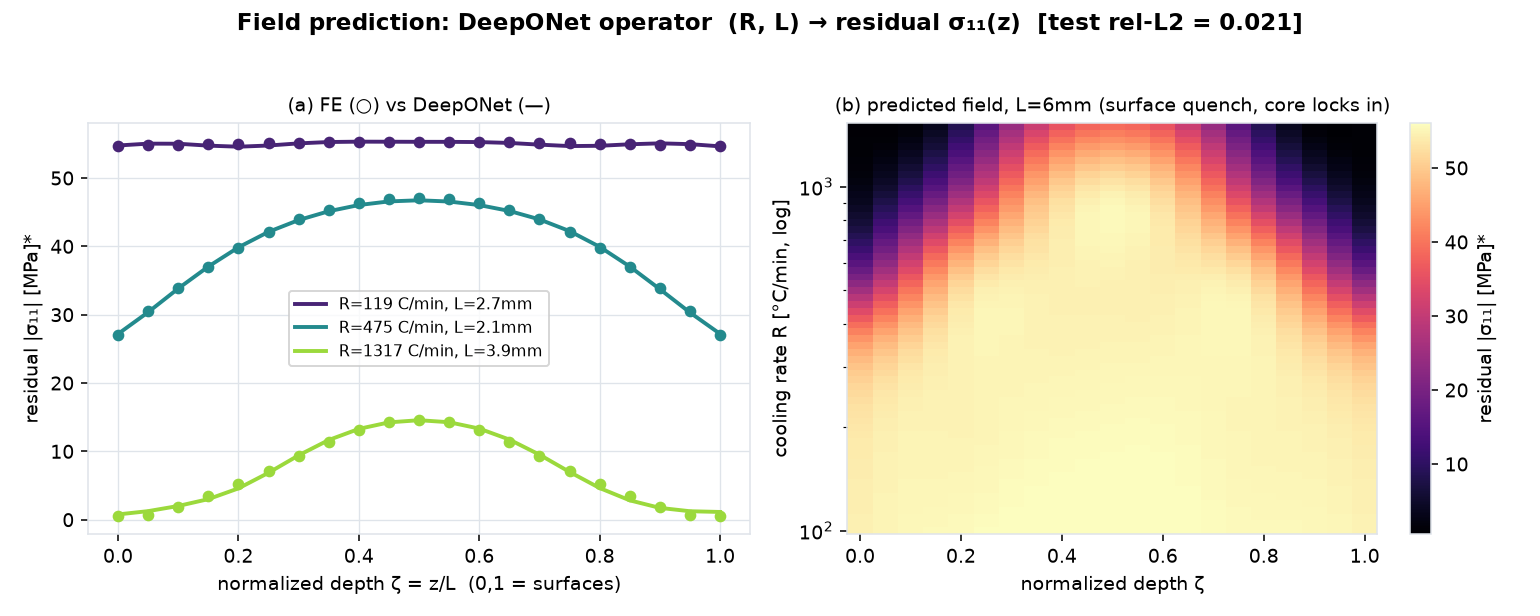

Write the Python code that produced this figure.
"""cfrtp_deeponet_field.py -- B (field prediction): a DeepONet operator surrogate
that maps PROCESS -> through-thickness residual-stress FIELD sigma(z).

Physics-first, ML-subordinate (and on-brand for this branch, "deeponet-physics-
informed"). The accuracy AUTHORITY is the FE-verified 0D crystallization + VE law
(design/cfrtp_inverse_design.process), applied per depth with a conduction-lag
cooling profile: the surface cools at the imposed rate R, the core lags (thicker
plate -> more lag), so crystallinity and locked-in residual stress vary through the
thickness. At high R / thick plates the surface quenches (low alpha, low residual)
while the core fully crystallizes (higher residual) -- a real gradient.

The DeepONet learns the operator (R, L) -> sigma(zeta), zeta = z/L in [0,1]:
  branch net : process params [log10 R, L]  -> p-dim
  trunk  net : depth zeta                    -> p-dim
  output     : sum_k branch_k * trunk_k + b0
Trained on FE samples, tested on unseen (R, L); every prediction is checkable
against the physics (FE-verified). numpy + torch + matplotlib. Magnitudes
illustrative (uncalibrated).

    python3 design/cfrtp_deeponet_field.py
"""
import os
import numpy as np
import torch
import torch.nn as nn
import matplotlib
matplotlib.use("Agg")
import matplotlib.pyplot as plt

from cfrtp_inverse_design import process     # FE authority (crystallization + VE)

torch.manual_seed(0); np.random.seed(0)
R_LO, R_HI = 100.0, 1500.0        # cooling rate [C/min]
L_LO, L_HI = 1.0, 8.0             # plate thickness [mm]
NZ = 21


def core_lag(L_mm):
    return min(0.85, 0.10 + 0.11 * L_mm)     # thicker -> core lags more


def field_fe(R, L_mm, zetas):
    """Through-thickness residual |sigma_11|(zeta) [MPa] from the per-depth physics."""
    lam = core_lag(L_mm)
    out = np.empty_like(zetas)
    for i, z in enumerate(zetas):
        r = R * (1.0 - lam * 4.0 * z * (1.0 - z))        # surface=R, core slower
        out[i], _ = process(max(r, 5.0))
    return out


def make_dataset(n, zetas):
    R = 10 ** np.random.uniform(np.log10(R_LO), np.log10(R_HI), n)
    L = np.random.uniform(L_LO, L_HI, n)
    Y = np.stack([field_fe(R[i], L[i], zetas) for i in range(n)])   # (n, NZ)
    Xb = np.stack([(np.log10(R) - np.log10(R_LO)) / (np.log10(R_HI) - np.log10(R_LO)),
                   (L - L_LO) / (L_HI - L_LO)], axis=1)             # (n, 2) normalized
    return Xb.astype(np.float32), Y.astype(np.float32), R, L


class MLP(nn.Module):
    def __init__(self, din, dout, h=64):
        super().__init__()
        self.net = nn.Sequential(nn.Linear(din, h), nn.Tanh(), nn.Linear(h, h),
                                 nn.Tanh(), nn.Linear(h, dout))

    def forward(self, x):
        return self.net(x)


class DeepONet(nn.Module):
    def __init__(self, p=32):
        super().__init__()
        self.branch = MLP(2, p); self.trunk = MLP(1, p)
        self.b0 = nn.Parameter(torch.zeros(1))

    def forward(self, xb, zt):                # xb:(B,2)  zt:(NZ,1)
        b = self.branch(xb)                   # (B,p)
        t = self.trunk(zt)                    # (NZ,p)
        return b @ t.T + self.b0              # (B,NZ)


def main():
    here = os.path.dirname(os.path.abspath(__file__))
    zetas = np.linspace(0, 1, NZ)
    Xtr, Ytr, Rtr, Ltr = make_dataset(180, zetas)
    Xte, Yte, Rte, Lte = make_dataset(40, zetas)
    ymu, ysd = Ytr.mean(), Ytr.std() + 1e-9

    dev = "cuda" if torch.cuda.is_available() else "cpu"
    xb = torch.tensor(Xtr, device=dev); yb = torch.tensor((Ytr - ymu) / ysd, device=dev)
    zt = torch.tensor(zetas.reshape(-1, 1).astype(np.float32), device=dev)
    model = DeepONet(p=32).to(dev)
    opt = torch.optim.Adam(model.parameters(), lr=2e-3)
    lossf = nn.MSELoss()
    for ep in range(4000):
        opt.zero_grad()
        loss = lossf(model(xb, zt), yb)
        loss.backward(); opt.step()
        if (ep + 1) % 1000 == 0:
            print("  epoch %4d  train MSE(std)=%.4e" % (ep + 1, loss.item()))

    # test
    model.eval()
    with torch.no_grad():
        pred = model(torch.tensor(Xte, device=dev), zt).cpu().numpy() * ysd + ymu
    relL2 = np.linalg.norm(pred - Yte) / np.linalg.norm(Yte)
    per = np.linalg.norm(pred - Yte, axis=1) / (np.linalg.norm(Yte, axis=1) + 1e-9)
    print("DeepONet field prediction  test rel-L2 = %.3f  (median per-case %.3f, worst %.3f)"
          % (relL2, np.median(per), per.max()))
    print("  (operator: process (R,L) -> residual sigma(z) through-thickness; FE-authority)")

    # ---- figure ----
    TENS, HLC, INK, GRID = "#e23b48", "#7b5cff", "#141922", "#dfe4ea"
    plt.rcParams.update({"font.family": "DejaVu Sans", "axes.edgecolor": GRID})
    fig, (axp, axh) = plt.subplots(1, 2, figsize=(11, 4.4), dpi=120)
    fig.suptitle("Field prediction: DeepONet operator  (R, L) → residual σ₁₁(z)  "
                 "[test rel-L2 = %.3f]" % relL2, fontweight="bold")
    # (a) a few test profiles: FE vs DeepONet
    order = np.argsort(Rte)
    pick = [order[2], order[len(order)//2], order[-3]]
    cols = plt.cm.viridis(np.linspace(0.1, 0.85, len(pick)))
    for c, k in zip(cols, pick):
        axp.plot(zetas, Yte[k], "o", color=c, ms=5)
        axp.plot(zetas, pred[k], "-", color=c, lw=2,
                 label="R=%.0f C/min, L=%.1fmm" % (Rte[k], Lte[k]))
    axp.set_xlabel("normalized depth ζ = z/L  (0,1 = surfaces)")
    axp.set_ylabel("residual |σ₁₁| [MPa]*")
    axp.set_title("(a) FE (○) vs DeepONet (—)", fontsize=10)
    axp.grid(True, color=GRID, lw=.7); axp.legend(fontsize=8)
    # (b) predicted field heatmap over (R, zeta) at fixed L=6mm
    Rs = np.logspace(np.log10(R_LO), np.log10(R_HI), 60); Lfix = 6.0
    Xg = np.stack([(np.log10(Rs)-np.log10(R_LO))/(np.log10(R_HI)-np.log10(R_LO)),
                   np.full_like(Rs, (Lfix-L_LO)/(L_HI-L_LO))], axis=1).astype(np.float32)
    with torch.no_grad():
        F = model(torch.tensor(Xg, device=dev), zt).cpu().numpy() * ysd + ymu    # (60, NZ)
    im = axh.pcolormesh(zetas, Rs, F, shading="auto", cmap="magma")
    axh.set_yscale("log"); fig.colorbar(im, ax=axh, label="residual |σ₁₁| [MPa]*")
    axh.set_xlabel("normalized depth ζ"); axh.set_ylabel("cooling rate R [°C/min, log]")
    axh.set_title("(b) predicted field, L=6mm (surface quench, core locks in)", fontsize=10)
    fig.tight_layout(rect=[0, 0, 1, 0.95])
    out = os.path.join(here, "cfrtp_deeponet_field.png"); fig.savefig(out, dpi=140); plt.close(fig)
    print("wrote %s" % out)
    return dict(relL2=float(relL2))


if __name__ == "__main__":
    main()
